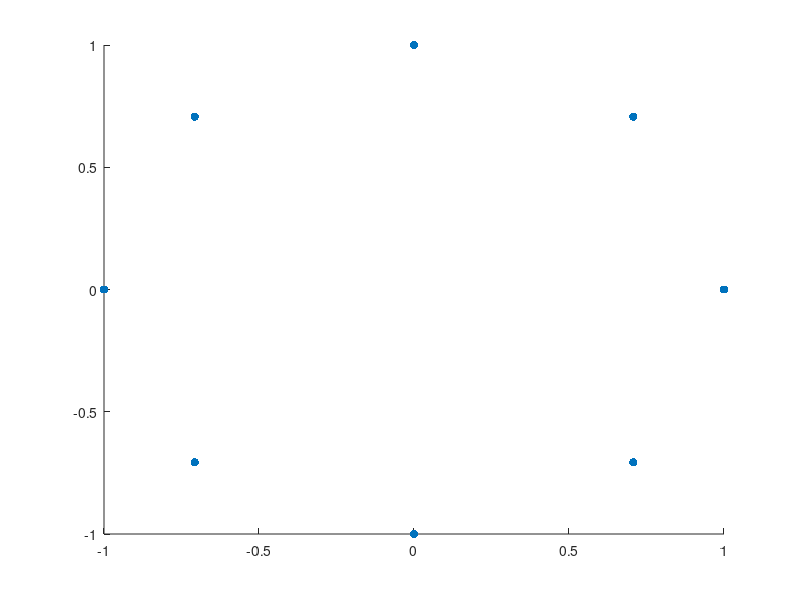

MATLAB code for this plot: (Note: this script raises an error after producing the figure.)
close all;
clear;
clc;
% Cleaning all values and figures in MATLAB for a new compilation;

phi = [1.00000000000000 + 0.00000000000000i	-0.707106781186548 - 0.707106781186548i	
    -1.83697019872103e-16 - 1.00000000000000i	-0.707106781186547 + 0.707106781186548i
    -1.00000000000000 + 1.22464679914735e-16i	0.707106781186548 + 0.707106781186547i	
    3.06161699786838e-16 + 1.00000000000000i	0.707106781186547 - 0.707106781186548i];
% Importing the received value;

% I have to suppose to know at last one element of tensor I will first
% stract from phi? I say, all tensors utilized to generate Phi have a
% element in commum (1). What's the first tensor I will get?;




scatter(real(phi), imag(phi), 'filled');
circleplot(0,0,1);